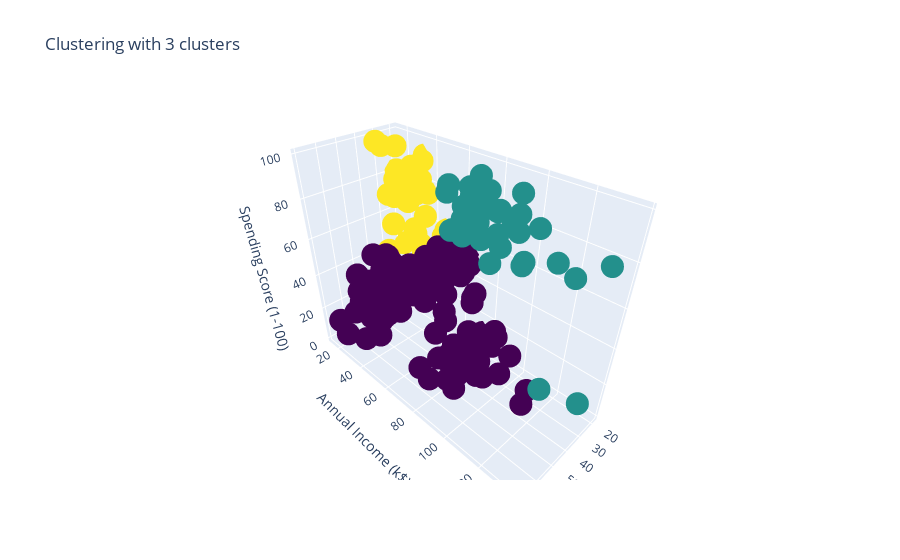
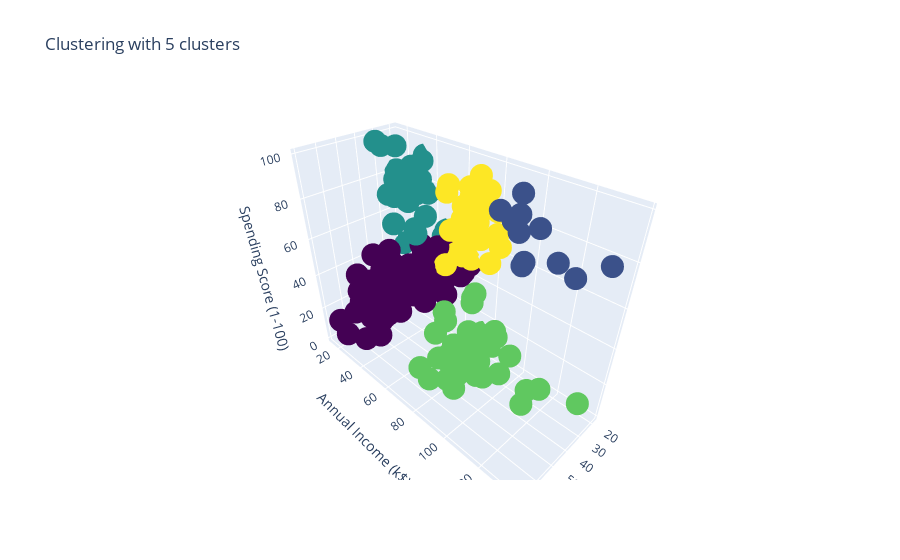

Write notebook code for charts like these, in order.
### Markdown cell above
**Завдання 11** 

Зробити візуалізацію кластеризації методу К-середніх на вибраних Вами двох різних кількостях кластерів використовуючи [scatter_3d](https://plotly.com/python/3d-scatter-plots/).

### Code cell
X = dataset[['Age', 'Annual Income (k$)', 'Spending Score (1-100)']]

num_clusters = [3, 5]

for n_clusters in num_clusters:
    kmeans = KMeans(n_clusters=n_clusters, init='k-means++', random_state=42)
    kmeans.fit(X)

    dataset['Cluster'] = kmeans.labels_

    fig = go.Figure(data=go.Scatter3d(x=X['Age'], y=X['Annual Income (k$)'], z=X['Spending Score (1-100)'],
                                      mode='markers', marker=dict(color=dataset['Cluster'],
                                                                  colorscale='Viridis')))
    fig.update_layout(title=f'Clustering with {n_clusters} clusters',
                      scene=dict(xaxis_title='Age',
                                 yaxis_title='Annual Income (k$)',
                                 zaxis_title='Spending Score (1-100)'))
    fig.show()

### Figure 1 — Plotly figure (JSON) as saved in the notebook; plotly's stock layout.template omitted (floating-point values rounded to 4 significant figures; data arrays with more than 128 entries replaced by an {"elided": "..."} marker saying what was removed)
{"data": [{"marker": {"color": {"elided": "200 int values"}, "colorscale": [[0, "#440154"], [0.1111, "#482878"], [0.2222, "#3e4989"], [0.3333, "#31688e"], [0.4444, "#26828e"], [0.5556, "#1f9e89"], [0.6667, "#35b779"], [0.7778, "#6ece58"], [0.8889, "#b5de2b"], [1, "#fde725"]]}, "mode": "markers", "type": "scatter3d", "x": {"elided": "200 int values"}, "y": {"elided": "200 int values"}, "z": {"elided": "200 int values"}}], "layout": {"scene": {"xaxis": {"title": {"text": "Age"}}, "yaxis": {"title": {"text": "Annual Income (k$)"}}, "zaxis": {"title": {"text": "Spending Score (1-100)"}}}, "title": {"text": "Clustering with 3 clusters"}}}

### Figure 2 — Plotly figure (JSON) as saved in the notebook; plotly's stock layout.template omitted (floating-point values rounded to 4 significant figures; data arrays with more than 128 entries replaced by an {"elided": "..."} marker saying what was removed)
{"data": [{"marker": {"color": {"elided": "200 int values"}, "colorscale": [[0, "#440154"], [0.1111, "#482878"], [0.2222, "#3e4989"], [0.3333, "#31688e"], [0.4444, "#26828e"], [0.5556, "#1f9e89"], [0.6667, "#35b779"], [0.7778, "#6ece58"], [0.8889, "#b5de2b"], [1, "#fde725"]]}, "mode": "markers", "type": "scatter3d", "x": {"elided": "200 int values"}, "y": {"elided": "200 int values"}, "z": {"elided": "200 int values"}}], "layout": {"scene": {"xaxis": {"title": {"text": "Age"}}, "yaxis": {"title": {"text": "Annual Income (k$)"}}, "zaxis": {"title": {"text": "Spending Score (1-100)"}}}, "title": {"text": "Clustering with 5 clusters"}}}
